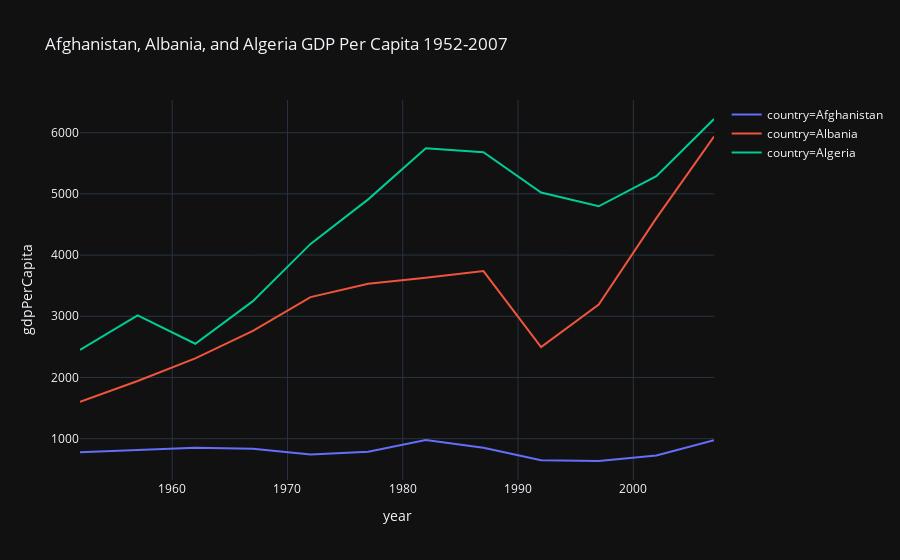

This figure's notebook cell:
### Markdown cell above
### 3. Plot

### Code cell
fig = px.line(df_selected_countries, 
              x='year', 
              y='gdpPerCapita',
              #hover_data=['year', 'gdpPerCapita'],
              template='plotly_dark', 
              color = 'country', 
              title = 'Afghanistan, Albania, and Algeria GDP Per Capita 1952-2007')
fig.show()

### Figure 1 — Plotly figure (JSON) as saved in the notebook; plotly's stock layout.template omitted (floating-point values rounded to 4 significant figures)
{"data": [{"hoverlabel": {"namelength": 0}, "hovertemplate": "country=Afghanistan<br>year=%{x}<br>gdpPerCapita=%{y}", "legendgroup": "country=Afghanistan", "line": {"color": "#636efa", "dash": "solid"}, "mode": "lines", "name": "country=Afghanistan", "showlegend": true, "type": "scatter", "x": [1952, 1957, 1962, 1967, 1972, 1977, 1982, 1987, 1992, 1997, 2002, 2007], "xaxis": "x", "y": [779.4, 820.9, 853.1, 836.2, 740.0, 786.1, 978.0, 852.4, 649.3, 635.3, 726.7, 974.6], "yaxis": "y"}, {"hoverlabel": {"namelength": 0}, "hovertemplate": "country=Albania<br>year=%{x}<br>gdpPerCapita=%{y}", "legendgroup": "country=Albania", "line": {"color": "#EF553B", "dash": "solid"}, "mode": "lines", "name": "country=Albania", "showlegend": true, "type": "scatter", "x": [1952, 1957, 1962, 1967, 1972, 1977, 1982, 1987, 1992, 1997, 2002, 2007], "xaxis": "x", "y": [1601.0, 1942.0, 2313.0, 2760.0, 3313.0, 3533.0, 3631.0, 3739.0, 2497.0, 3193.0, 4604.0, 5937.0], "yaxis": "y"}, {"hoverlabel": {"namelength": 0}, "hovertemplate": "country=Algeria<br>year=%{x}<br>gdpPerCapita=%{y}", "legendgroup": "country=Algeria", "line": {"color": "#00cc96", "dash": "solid"}, "mode": "lines", "name": "country=Algeria", "showlegend": true, "type": "scatter", "x": [1952, 1957, 1962, 1967, 1972, 1977, 1982, 1987, 1992, 1997, 2002, 2007], "xaxis": "x", "y": [2449.0, 3014.0, 2551.0, 3247.0, 4183.0, 4910.0, 5745.0, 5681.0, 5023.0, 4797.0, 5288.0, 6223.0], "yaxis": "y"}], "layout": {"legend": {"tracegroupgap": 0}, "title": {"text": "Afghanistan, Albania, and Algeria GDP Per Capita 1952-2007"}, "xaxis": {"anchor": "y", "domain": [0, 1], "title": {"text": "year"}}, "yaxis": {"anchor": "x", "domain": [0, 1], "title": {"text": "gdpPerCapita"}}}}
